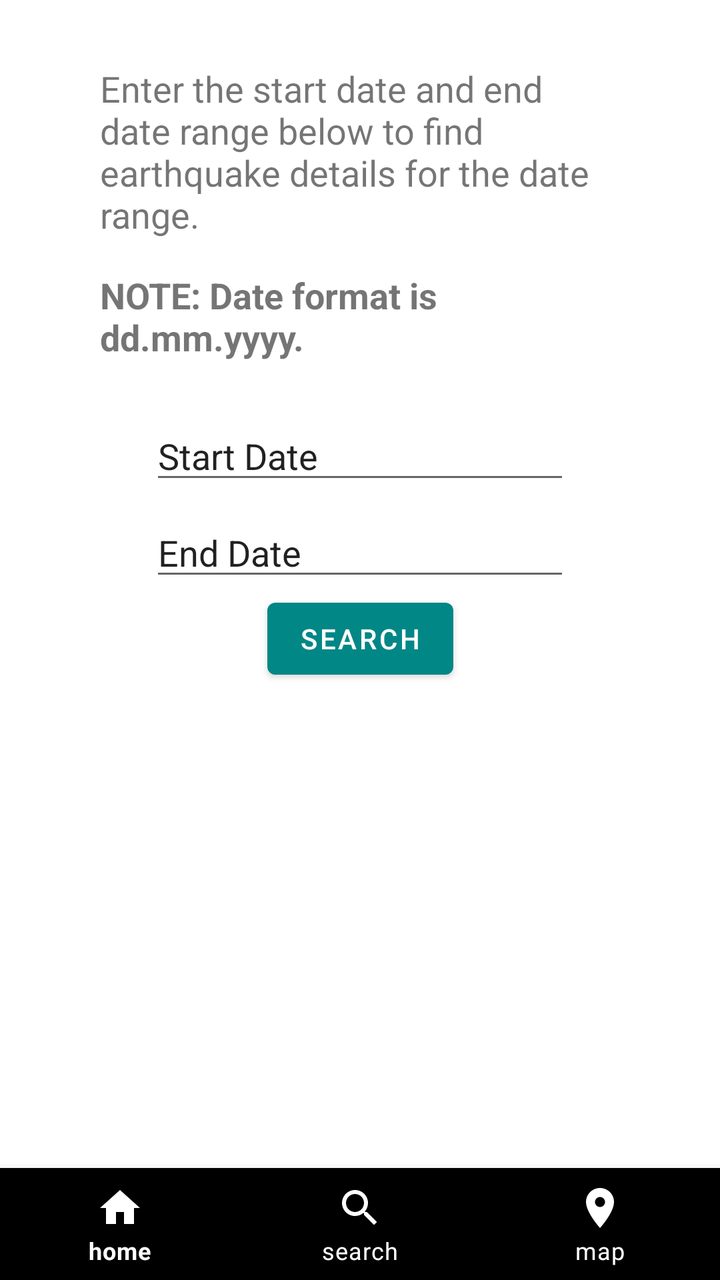
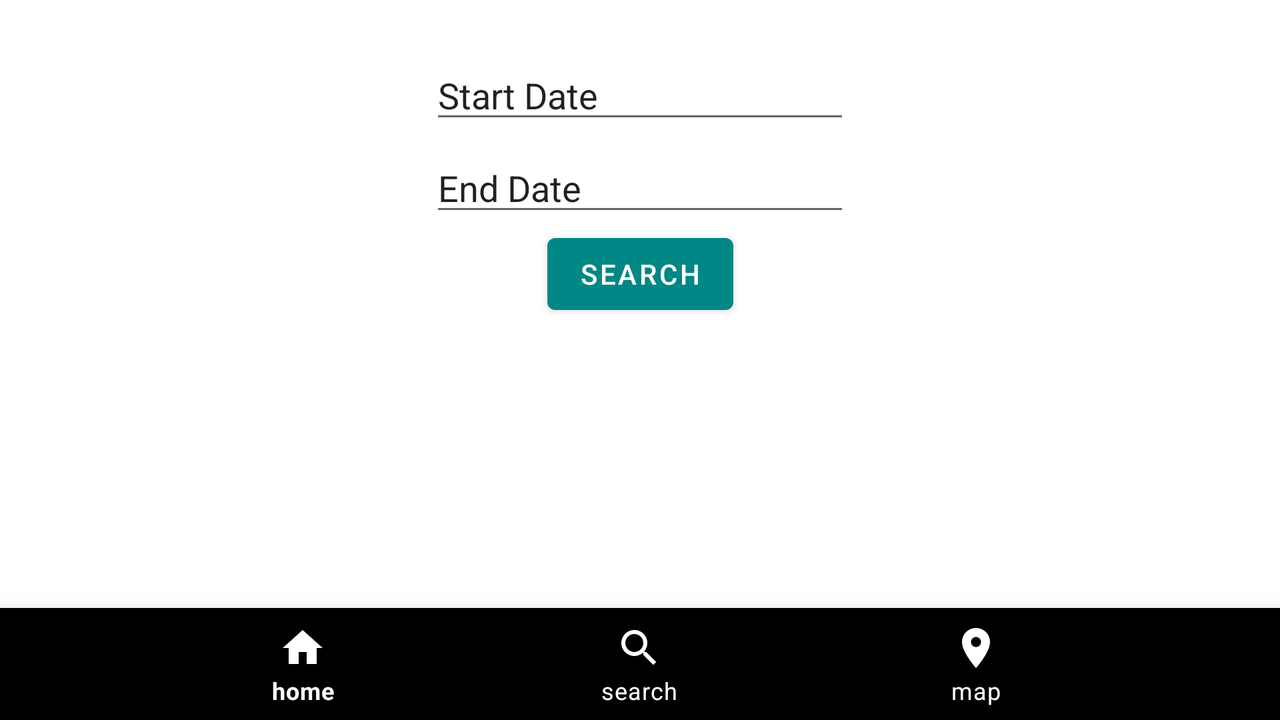

Compare how this app lays out the same screen by default and in its alternative resource folder. The renders come first, then the two layout files and the values they reference.
<!-- AndroidManifest.xml: application theme Theme.EQuakeStarterCode -->
<!-- res/layout/activity_quake_search.xml -->
<?xml version="1.0" encoding="utf-8"?>
<androidx.constraintlayout.widget.ConstraintLayout xmlns:android="http://schemas.android.com/apk/res/android"
    xmlns:app="http://schemas.android.com/apk/res-auto"
    xmlns:tools="http://schemas.android.com/tools"
    android:layout_width="match_parent"
    android:layout_height="match_parent"
    tools:context=".QuakeSearch">

    <EditText
        android:id="@+id/StartDate"
        android:layout_width="wrap_content"
        android:layout_height="wrap_content"
        android:ems="10"
        android:inputType="textPersonName"
        android:text="Start Date"
        app:layout_constraintBottom_toBottomOf="parent"
        app:layout_constraintEnd_toEndOf="parent"
        app:layout_constraintStart_toStartOf="parent"
        app:layout_constraintTop_toBottomOf="@+id/dateFormatText"
        app:layout_constraintVertical_bias="0.060000002" />

    <EditText
        android:id="@+id/EndDate"
        android:layout_width="wrap_content"
        android:layout_height="wrap_content"
        android:ems="10"
        android:inputType="textPersonName"
        android:text="End Date"
        app:layout_constraintBottom_toBottomOf="parent"
        app:layout_constraintEnd_toEndOf="parent"
        app:layout_constraintStart_toStartOf="parent"
        app:layout_constraintTop_toBottomOf="@+id/StartDate"
        app:layout_constraintVertical_bias="0.01999998" />

    <Button
        android:id="@+id/DateSearch"
        android:layout_width="wrap_content"
        android:layout_height="wrap_content"
        android:text="Search"
        app:layout_constraintBottom_toBottomOf="parent"
        app:layout_constraintEnd_toEndOf="parent"
        app:layout_constraintStart_toStartOf="parent"
        app:layout_constraintTop_toBottomOf="@+id/EndDate"
        app:layout_constraintVertical_bias="0.0" />

    <LinearLayout
        android:id="@+id/DateSearchResults"
        android:layout_width="0dp"
        android:layout_height="wrap_content"
        android:layout_marginStart="50dp"
        android:layout_marginEnd="50dp"
        android:gravity="center"
        android:orientation="vertical"
        app:layout_constraintBottom_toTopOf="@+id/bottom_navigation"
        app:layout_constraintEnd_toEndOf="parent"
        app:layout_constraintStart_toStartOf="parent"
        app:layout_constraintTop_toBottomOf="@+id/DateSearch"></LinearLayout>
    <com.google.android.material.bottomnavigation.BottomNavigationView
        android:id="@+id/bottom_navigation"
        android:layout_width="match_parent"
        android:layout_height="wrap_content"
        android:layout_gravity="bottom"
        android:background="@color/black"
        app:itemIconTint="@color/white"
        app:itemTextColor="@color/white"
        app:layout_constraintBottom_toBottomOf="parent"
        app:layout_constraintEnd_toEndOf="parent"
        app:layout_constraintStart_toStartOf="parent"
        app:menu="@menu/bottom_nav_menu" />

    <TextView
        android:id="@+id/quakeSearchText"
        android:layout_width="0dp"
        android:layout_height="wrap_content"
        android:layout_marginStart="50dp"
        android:layout_marginTop="32dp"
        android:layout_marginEnd="50dp"
        android:text="Enter the start date and end date range below to find earthquake details for the date range."
        android:textSize="18sp"
        app:layout_constraintEnd_toEndOf="parent"
        app:layout_constraintStart_toStartOf="parent"
        app:layout_constraintTop_toTopOf="parent" />

    <TextView
        android:id="@+id/dateFormatText"
        android:layout_width="0dp"
        android:layout_height="wrap_content"
        android:layout_marginStart="50dp"
        android:layout_marginTop="16dp"
        android:layout_marginEnd="50dp"
        android:text="NOTE: Date format is dd.mm.yyyy."
        android:textSize="18sp"
        android:textStyle="bold"
        app:layout_constraintEnd_toEndOf="parent"
        app:layout_constraintStart_toStartOf="parent"
        app:layout_constraintTop_toBottomOf="@+id/quakeSearchText" />
</androidx.constraintlayout.widget.ConstraintLayout>
<!-- resources referenced by this layout -->
<resources>
  <color name="black">#FF000000</color>
  <color name="white">#FFFFFFFF</color>
  <style name="Theme.EQuakeStarterCode" parent="Theme.MaterialComponents.DayNight.DarkActionBar">
          
          <item name="colorPrimary">@color/teal_700</item>
          <item name="colorPrimaryVariant">@color/purple_700</item>
          <item name="colorOnPrimary">@color/white</item>
          
          <item name="colorSecondary">@color/teal_200</item>
          <item name="colorSecondaryVariant">@color/teal_700</item>
          <item name="colorOnSecondary">@color/black</item>
          
          <item name="android:statusBarColor" tools:targetApi="l">?attr/colorPrimaryVariant</item>
          
      </style>
  <color name="teal_700">#FF018786</color>
  <color name="purple_700">#FF3700B3</color>
  <color name="teal_200">#FF03DAC5</color>
</resources>
<!-- res/layout-land/activity_quake_search.xml (the repository's variant of the layout above) -->
<!-- drawn on the phone turned sideways -->
<?xml version="1.0" encoding="utf-8"?>
<androidx.constraintlayout.widget.ConstraintLayout
    xmlns:android="http://schemas.android.com/apk/res/android"
    xmlns:app="http://schemas.android.com/apk/res-auto"
    android:layout_width="match_parent"
    android:layout_height="match_parent">

    <EditText
        android:id="@+id/StartDate"
        android:layout_width="wrap_content"
        android:layout_height="wrap_content"
        android:ems="10"
        android:inputType="textPersonName"
        android:text="Start Date"
        app:layout_constraintBottom_toBottomOf="parent"
        app:layout_constraintEnd_toEndOf="parent"
        app:layout_constraintStart_toStartOf="parent"
        app:layout_constraintTop_toTopOf="parent"
        app:layout_constraintVertical_bias="0.07999998" />

    <EditText
        android:id="@+id/EndDate"
        android:layout_width="wrap_content"
        android:layout_height="wrap_content"
        android:ems="10"
        android:inputType="textPersonName"
        android:text="End Date"
        app:layout_constraintBottom_toBottomOf="parent"
        app:layout_constraintEnd_toEndOf="parent"
        app:layout_constraintStart_toStartOf="parent"
        app:layout_constraintTop_toBottomOf="@+id/StartDate"
        app:layout_constraintVertical_bias="0.01999998" />

    <Button
        android:id="@+id/DateSearch"
        android:layout_width="wrap_content"
        android:layout_height="wrap_content"
        android:text="Search"
        app:layout_constraintBottom_toBottomOf="parent"
        app:layout_constraintEnd_toEndOf="parent"
        app:layout_constraintStart_toStartOf="parent"
        app:layout_constraintTop_toBottomOf="@+id/EndDate"
        app:layout_constraintVertical_bias="0.0" />

    <LinearLayout
        android:id="@+id/DateSearchResults"
        android:layout_width="match_parent"
        android:layout_height="wrap_content"
        android:orientation="vertical"
        app:layout_constraintBottom_toTopOf="@+id/bottom_navigation"
        app:layout_constraintEnd_toEndOf="parent"
        app:layout_constraintStart_toStartOf="parent"
        app:layout_constraintTop_toBottomOf="@+id/DateSearch"></LinearLayout>

    <com.google.android.material.bottomnavigation.BottomNavigationView
        android:id="@+id/bottom_navigation"
        android:layout_width="match_parent"
        android:layout_height="wrap_content"
        android:layout_gravity="bottom"
        android:background="@color/black"
        app:itemIconTint="@color/white"
        app:itemTextColor="@color/white"
        app:layout_constraintBottom_toBottomOf="parent"
        app:layout_constraintEnd_toEndOf="parent"
        app:layout_constraintStart_toStartOf="parent"
        app:menu="@menu/bottom_nav_menu" />
</androidx.constraintlayout.widget.ConstraintLayout>
